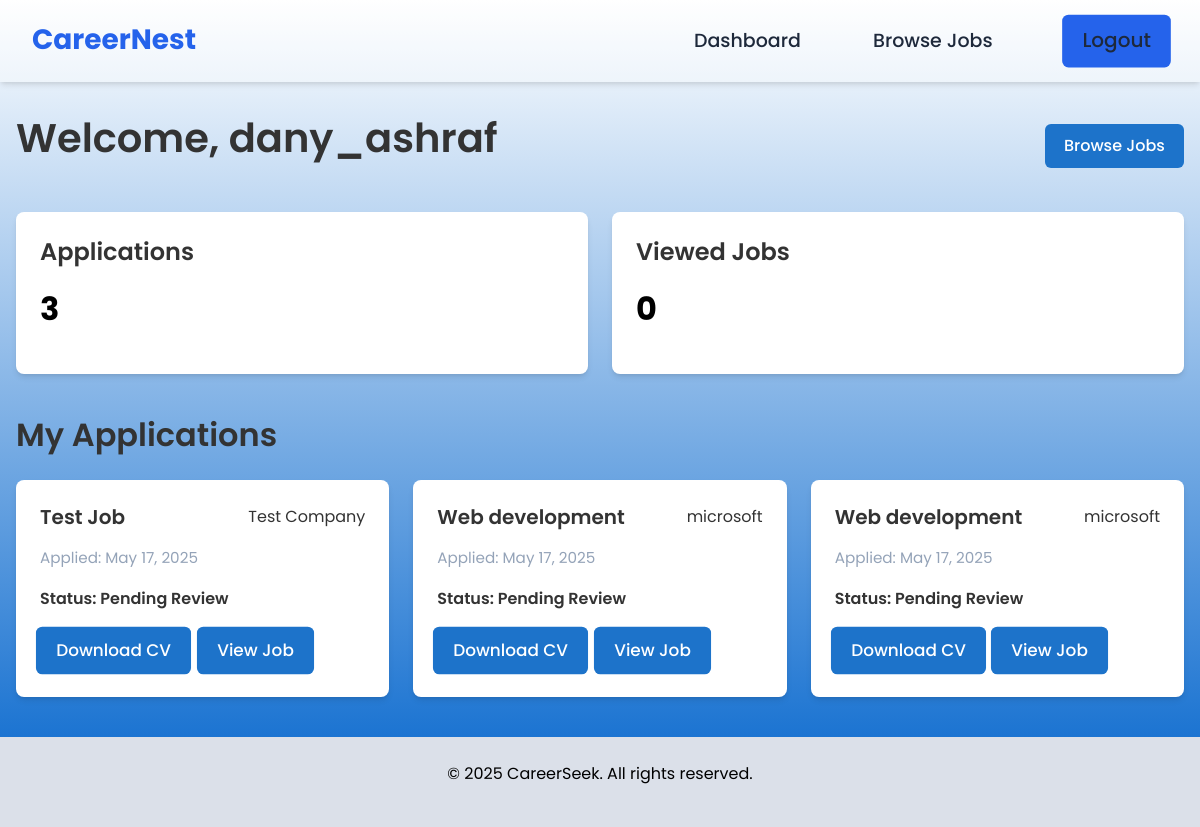
/user-dashboard/ (signed in), run on the app's committed database.
### pages/models.py (models this page shows, shortened)
class User(models.Model):
    USER_TYPE_CHOICES = [
        ('option1', 'User'),
        ('option2', 'Company'),
    ]
    username = models.CharField(max_length=150, unique=True)
    password = models.CharField(max_length=128)
    email = models.EmailField(unique=True)
    usertype = models.CharField(max_length=20, choices=USER_TYPE_CHOICES)

class Application(models.Model):
    job = models.ForeignKey(Job, on_delete=models.CASCADE, related_name='applications')
    jobTitle = models.CharField(max_length=255)
    companyName = models.CharField(max_length=255)
    email = models.EmailField()
    appliedAt = models.DateTimeField(auto_now_add=True)
    status = models.CharField(max_length=50, default="Pending Review")
    cv_file = models.FileField(upload_to='cvs/', null=True, blank=True)  # Add this field

### pages/views.py (the view)
# urls.py: path('user-dashboard/', views.user_dashboard, name='user-dashboard'),
def user_dashboard(request):
    if not request.session.get('username'):
        return render(request, 'pages/login.html')  # Redirect if not logged in
    try:
        user = User.objects.get(username=request.session['username'])
        applications = Application.objects.filter(email=user.email).order_by('-appliedAt')[:5]  # Last 5 applications
        context = {
            'username': user.username,
            'applications': applications,
            'application_count': applications.count(),
        }
        return render(request, 'pages/user-dashboard.html', context)
    except User.DoesNotExist:
        return render(request, 'pages/login.html')

### templates/pages/user-dashboard.html (shortened to what this page needs)
{% load static %}
<!DOCTYPE html>
<html lang="en">
  <head>
    <link rel="stylesheet" href="{% static 'css/style.css' %}" />
    <link rel="stylesheet" href="{% static 'css/jobs.css' %}" />
  </head>
  <body>
    <header>
      <nav class="navbar">
        <div class="logo">CareerNest</div>
        <ul class="nav-links">
          <li><a href="{% url 'user-dashboard' %}">Dashboard</a></li>
          <li><a href="{% url 'job-list' %}">Browse Jobs</a></li>
          <li><a href="{% url 'index' %}" class="btn-secondary">Logout</a></li>
        </ul>
      </nav>
    </header>
    <main>
      <section class="dashboard-header">
        <h1>Welcome, <span class="user-name">{{ username }}</span></h1>
        <a href="{% url 'job-list' %}" class="btn-primary">Browse Jobs</a>
      </section>
      <section class="dashboard-stats">
        <div class="stat-card">
          <h3>Applications</h3>
          <p class="stat-value">{{ application_count }}</p>
        </div>
        <div class="stat-card">
          <h3>Viewed Jobs</h3>
          <p class="stat-value">0</p>
        </div>
      </section>
      <section class="recent-applications">
        <h2>My Applications</h2>
        <div class="job-list">
          {% if applications %}
            {% for app in applications %}
              <div class="job-card">
                <div class="job-header">
                  <h3>{{ app.jobTitle }}</h3>
                  <span class="company-name">{{ app.companyName }}</span>
                </div>
                <p class="job-info">Applied: {{ app.appliedAt|date:"F d, Y" }}</p>
                <p class="application-status {{ app.status|lower|cut:' ' }}">Status: {{ app.status }}</p>
                <div class="application-details">
                  {% if app.cv_file %}
                    <a href="{{ app.cv_file.url }}" class="btn-secondary" download>Download CV</a>
                  {% endif %}
                  <a href="{% url 'job-details' %}?id={{ app.job.id }}" class="btn-secondary" style = " margin-left: 8px">View Job</a>
                </div>
              </div>
            {% endfor %}
          {% else %}
            <p>No recent applications.</p>
          {% endif %}
        </div>
      </section>
    </main>
    <footer>
      <p>&copy; 2025 CareerSeek. All rights reserved.</p>
    </footer>
  </body>
</html>

### careernest/static/css/style.css (style rules this page uses)
* { margin: 0; padding: 0; box-sizing: border-box; font-family: "Poppins", sans-serif; }
:root { --primary-color: #000000; --primary-dark: #000000; --secondary-color: #1d73ca; --accent-color: #3674B5; --danger-color: #ef4444; --success-color: #10b981; --light-bg: #1d73ca; --dark-bg: #dbe0e9; --text-dark: #578fca; --text-light: #94a3b8; --text-white: #f8fafc; --border-color: #615c55; --shadow: 0 4px 6px -1px rgba(0, 0, 0, 0.1), 0 2px 4px -1px rgba(0, 0, 0, 0.06); --border-radius-m: 30px; }
body { color: #333; background: #0030cc; background: linear-gradient( 0deg, rgb(0, 99, 204) 0%, rgba(255, 255, 255, 1) 100% ); line-height: 1.6; background-size: cover; background-attachment: fixed; }
a { text-decoration: none; color: var(--primary-color); transition: color 0.3s ease; }
ul { list-style: none; }
h1, h2, h3, h4, h5, h6 { margin-bottom: 1rem; font-weight: 600; line-height: 1.3; }
h1 { font-size: 2.5rem; }
h2 { font-size: 2rem; }
h3 { font-size: 1.5rem; }
p { margin-bottom: 1rem; }
.btn-primary, .btn-secondary, .btn-danger { display: inline-block; padding: 0.6rem 1.2rem; border-radius: 0.375rem; font-weight: 500; text-align: center; cursor: pointer; transition: all 0.3s ease; border: none; background-color: var(--secondary-color); }
.btn-primary { background-color: var(--secondary-color); color: white; }
.btn-secondary { color: white; scale: 1.055; }
.nav-links .btn-secondary { background-color: #2563eb; }
main { padding: 2rem 1rem; max-width: 1200px; margin: 0 auto; margin-top: 80px; }
section { margin-bottom: 3rem; }
.navbar { display: flex; justify-content: space-between; align-items: center; position: fixed; top: 0; left: 0; width: 100%; background-color: rgba(255, 255, 255, 0.322); box-shadow: var(--shadow); padding: 1rem 2rem; z-index: 1000; }
.logo { font-size: 1.75rem; font-weight: 700; color: #2563eb; }
.nav-links { display: flex; align-items: center; gap: 4.5rem; }
.nav-links a { color: #1e293b; font-weight: 500; text-decoration: none; font-size: 19px; }
.nav-links li { list-style: none; }
.dashboard-header { display: flex; justify-content: space-between; align-items: center; margin-bottom: 2rem; flex-wrap: wrap; gap: 1rem; }
.dashboard-stats { display: grid; grid-template-columns: repeat(auto-fit, minmax(250px, 1fr)); gap: 1.5rem; margin-bottom: 2.5rem; }
.stat-card { background-color: white; padding: 1.5rem; border-radius: 0.5rem; box-shadow: var(--shadow); }
.stat-value { font-size: 2rem; font-weight: 700; color: var(--primary-color); margin-top: 0.5rem; }
footer { background-color: var(--dark-bg); color: black; text-align: center; padding: 1.5rem; }
footer { background-color: #dbe0e9; color: #000000; text-align: center; padding: 1.5rem; position: fixed; bottom: 0; left: 0; display: flex; width: 100%; justify-content: center; }

### careernest/static/css/jobs.css (style rules this page uses)
.job-list { display: grid; grid-template-columns: repeat(auto-fill, minmax(300px, 1fr)); gap: 1.5rem; margin-top: 1.5rem; }
.job-card { background-color: white; border-radius: 0.5rem; box-shadow: var(--shadow); padding: 1.5rem; transition: transform 0.3s ease, box-shadow 0.3s ease; margin-bottom: 50px; }
.job-header { display: flex; justify-content: space-between; align-items: flex-start; margin-bottom: 0.75rem; }
.job-header h3 { margin-bottom: 0.25rem; font-size: 1.25rem; }
.job-info { color: var(--text-light); margin-bottom: 1rem; font-size: 0.95rem; }
.application-status { font-weight: 600; margin-bottom: 1rem; }

### data on the page
User: username "dany_ashraf"
Application: jobTitle "Test Job", companyName "Test Company", appliedAt "May 17, 2025", status "Pending Review"
Application: jobTitle "Web development", companyName "microsoft", appliedAt "May 17, 2025", status "Pending Review"
Application: jobTitle "Web development", companyName "microsoft", appliedAt "May 17, 2025", status "Pending Review"

### other printed values
{{ application_count }} "3"
